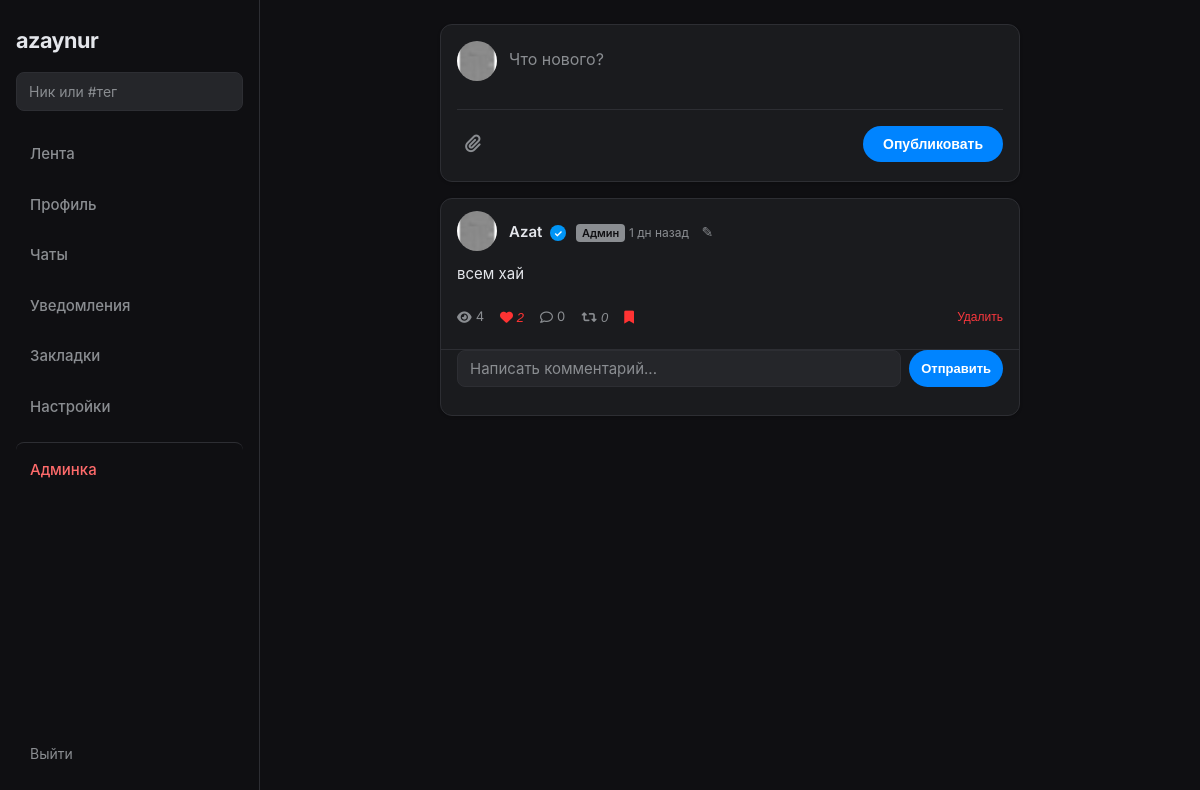
Page / (signed in) on the earlier database version.
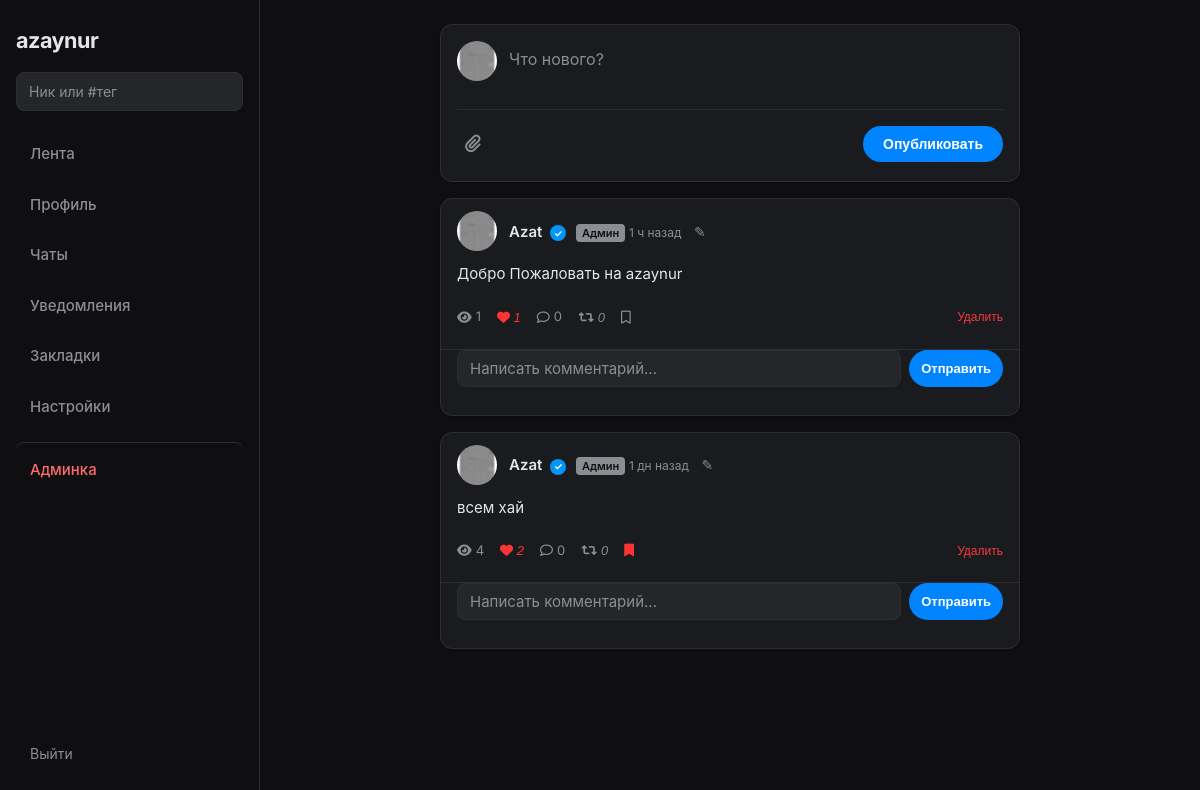
Same page on the later database version.
### app.py (models this page shows, shortened)
class User(UserMixin, db.Model):
    id = db.Column(db.Integer, primary_key=True)
    username = db.Column(db.String(80), unique=True, nullable=False)
    email = db.Column(db.String(120), unique=True, nullable=False)
    password = db.Column(db.String(128), nullable=False)
    avatar = db.Column(db.String(200), default='default.jpg')
    bio = db.Column(db.String(500), nullable=True)
    is_verified = db.Column(db.Boolean, default=False)
    verification_type = db.Column(db.String(20), nullable=True)  # gold, vip, exclusive
    custom_status = db.Column(db.String(100), nullable=True)
    is_admin = db.Column(db.Boolean, default=False)
    banned_until = db.Column(db.DateTime, nullable=True)
    last_seen = db.Column(db.DateTime, nullable=True)

class Post(db.Model):
    id = db.Column(db.Integer, primary_key=True)
    user_id = db.Column(db.Integer, db.ForeignKey('user.id'), nullable=False)
    body = db.Column(db.Text, nullable=False)
    image = db.Column(db.String(200), nullable=True)
    created_at = db.Column(db.DateTime, default=datetime.utcnow)
    edited_at = db.Column(db.DateTime, nullable=True)
    user = db.relationship('User', backref=db.backref('posts', lazy='dynamic'))
    def likes_count(self):
        return PostLike.query.filter_by(post_id=self.id).count()
    def comments_count(self):
        return Comment.query.filter_by(post_id=self.id).count()
    def reposts_count(self):
        return Repost.query.filter_by(post_id=self.id).count()
    def views_count(self):
        return PostView.query.filter_by(post_id=self.id).count()
    def ordered_comments(self):
        return self.comments.order_by(Comment.created_at.asc()).all()

### app.py (the view, shortened to what this page needs)
@app.route('/', methods=['GET', 'POST'])
@login_required
def index():
    blocked_ids = get_blocked_user_ids(current_user.id)
    all_posts = Post.query.order_by(Post.created_at.desc()).all()
    all_reposts = Repost.query.order_by(Repost.created_at.desc()).all()
    feed_items = []
    for p in all_posts:
        if p.user_id not in blocked_ids:
            feed_items.append(('post', p, None))
    for r in all_reposts:
        if r.user_id not in blocked_ids and r.post.user_id not in blocked_ids:
            feed_items.append(('repost', r.post, r))
    feed_items.sort(key=lambda x: x[1].created_at if x[0] == 'post' else x[2].created_at, reverse=True)
    for item in feed_items:
        p = item[1]
        if PostView.query.filter_by(post_id=p.id, user_id=current_user.id).first() is None:
            db.session.add(PostView(post_id=p.id, user_id=current_user.id))
    db.session.commit()
    post_ids = [item[1].id for item in feed_items]
    liked = {r.post_id for r in PostLike.query.filter(PostLike.post_id.in_(post_ids), PostLike.user_id == current_user.id).all()}
    reposted = {r.post_id for r in Repost.query.filter(Repost.post_id.in_(post_ids), Repost.user_id == current_user.id).all()}
    saved = {s.post_id for s in SavedPost.query.filter(SavedPost.post_id.in_(post_ids), SavedPost.user_id == current_user.id).all()} if post_ids else set()
    return render_template('index.html', feed_items=feed_items, liked=liked, reposted=reposted, saved=saved)

### app.py (called while the page is built)
@login_manager.user_loader
def load_user(user_id):
    return User.query.get(int(user_id))

@app.before_request
def update_last_seen():
    if current_user.is_authenticated:
        now = datetime.utcnow()
        if not current_user.last_seen or (now - current_user.last_seen).total_seconds() > 60:
            current_user.last_seen = now
            db.session.commit()

def get_blocked_user_ids(user_id):
    blocked_by_me = {b.blocked_id for b in Block.query.filter_by(blocker_id=user_id).all()}
    blocked_me = {b.blocker_id for b in Block.query.filter_by(blocked_id=user_id).all()}
    return blocked_by_me | blocked_me

def linkify_post(text):
    if not text:
        return Markup('')
    text = escape(text)
    def repl_hashtag(m):
        tag = m.group(1)
        return f'<a href="/tag/{quote(tag)}" class="hashtag">#{tag}</a>'
    text = re.sub(r'#([a-zA-Zа-яА-ЯёЁ0-9_]+)', repl_hashtag, text)
    text = re.sub(r'@([a-zA-Z0-9_]+)', r'<a href="/u/\1" class="mention">@\1</a>', text)
    return Markup(text)

@app.before_request
def check_banned():
    if current_user.is_authenticated and getattr(current_user, 'banned_until', None) and current_user.banned_until and current_user.banned_until > datetime.utcnow():
        from flask_login import logout_user
        logout_user()
        flash('Ваш аккаунт заблокирован. Ожидайте окончания блокировки.')
        return redirect(url_for('login'))

def time_ago(dt):
    if not dt:
        return ''
    delta = datetime.utcnow() - dt
    if delta.days > 365:
        return f'{delta.days // 365} г назад'
    if delta.days > 30:
        return f'{delta.days // 30} мес назад'
    if delta.days > 0:
        return f'{delta.days} дн назад'
    if delta.seconds >= 3600:
        return f'{delta.seconds // 3600} ч назад'
    if delta.seconds >= 60:
        return f'{delta.seconds // 60} мин назад'
    return 'только что'

@app.context_processor
def inject_globals():
    d = {'predefined_statuses': PREDEFINED_STATUSES}
    if current_user.is_authenticated:
        d['notifications_count'] = min(Notification.query.filter_by(user_id=current_user.id, read=False).count(), 99)
    else:
        d['notifications_count'] = 0
    return d

### templates/index.html (shortened to what this page needs)
{% extends "base.html" %}
{% block content %}
<div class="feed-card create-post">
    <form method="POST" action="{{ url_for('index') }}" enctype="multipart/form-data">
        <div class="post-input-row">
            <div class="mini-avatar">
                <img src="{{ url_for('static', filename='uploads/avatars/' + current_user.avatar) }}" alt="" onerror="this.src='https://ui-avatars.com/api/?name={{ current_user.username }}&size=40&background=25262a&color=8a8d91';">
            </div>
            <textarea name="body" placeholder="Что нового?" rows="2" required></textarea>
        </div>
        <div class="post-actions">
            <label class="icon-btn" title="Фото"><i class="fa-solid fa-paperclip"></i><input type="file" name="image" accept="image/*" class="post-file-input"></label>
            <button type="submit" class="btn-primary-blue">Опубликовать</button>
        </div>
    </form>
</div>
{% for item in feed_items %}
    {% if item[0] == 'repost' %}
    <div class="repost-wrapper">
        <span class="repost-label"><i class="fa-solid fa-retweet"></i> <a href="{{ url_for('profile', username=item[2].user.username) }}">{{ item[2].user.username }}</a> репостнул</span>
        {% set post = item[1] %}
        {% set show_comment_form = True %}
        {% include '_post_card.html' %}
    </div>
    {% else %}
    {% set post = item[1] %}
    {% set show_comment_form = True %}
    {% include '_post_card.html' %}
    {% endif %}
{% endfor %}
{% endblock %}

### templates/base.html (shortened to what this page needs)
<!DOCTYPE html>
<html lang="ru">
<head>
    <link rel="stylesheet" href="https://cdnjs.cloudflare.com/ajax/libs/font-awesome/6.0.0/css/all.min.css">
    <link rel="stylesheet" href="{{ url_for('static', filename='css/style.css') }}">
</head>
<body>
    <nav class="sidebar">
        <h2 class="logo">azaynur</h2>
        <form class="sidebar-search" action="{{ url_for('search') }}" method="GET">
            <input type="search" name="q" placeholder="Ник или #тег" value="">
        </form>
        <div class="nav-links">
            <a href="{{ url_for('index') }}" class="nav-item">Лента</a>
            <a href="{{ url_for('profile', username=current_user.username) }}" class="nav-item">Профиль</a>
            <a href="{{ url_for('chats') }}" class="nav-item">Чаты</a>
            <a href="{{ url_for('notifications') }}" class="nav-item nav-notifications">
                Уведомления
            </a>
            <a href="{{ url_for('saved') }}" class="nav-item">Закладки</a>
            <a href="{{ url_for('settings') }}" class="nav-item">Настройки</a>
            {% if current_user.is_admin %}
                <a href="{{ url_for('admin_panel') }}" class="nav-item admin-link">Админка</a>
            {% endif %}
        </div>
        <a href="{{ url_for('logout') }}" class="logout-link">Выйти</a>
    </nav>
    <main class="main-content">
        <div class="feed-container">
            {% block content %}{% endblock %}
        </div>
    </main>
</body>
</html>

### templates/_post_card.html (shortened to what this page needs)
{% set _saved = saved if saved is defined else [] %}
{% set _liked = liked if liked is defined else [] %}
{% set _reposted = reposted if reposted is defined else [] %}
<article class="feed-card post-card" data-post-id="{{ post.id }}">
    <div class="post-header">
        <a href="{{ url_for('profile', username=post.user.username) }}" class="mini-avatar">
            <img src="{{ url_for('static', filename='uploads/avatars/' + post.user.avatar) }}" alt="" onerror="this.src='https://ui-avatars.com/api/?name={{ post.user.username }}&size=40&background=25262a&color=8a8d91';">
        </a>
        <div class="post-user-info">
            <a href="{{ url_for('profile', username=post.user.username) }}" class="user-name">
                {{ post.user.username }}
                {% if post.user.is_verified %}
                    {% if post.user.verification_type == 'vip' %}<span class="badge badge-vip"></span>{% endif %}
                {% endif %}
                {% if post.user.is_admin %}<span class="badge-admin">Админ</span>{% endif %}
            </a>
            <span class="post-time" title="{{ post.created_at.strftime('%d.%m.%Y %H:%M') if post.created_at else '' }}">{{ post.created_at|time_ago }}{% if post.edited_at %} · ред. {{ post.edited_at|time_ago }}{% endif %}</span>
            {% if current_user.id == post.user_id %}<a href="{{ url_for('edit_post', post_id=post.id) }}" class="btn-edit-post" title="Редактировать">✎</a>{% endif %}
        </div>
    </div>
    <p class="post-text">{{ post.body|linkify }}</p>
    <div class="post-stats">
        <span class="stat-views" title="Просмотры"><i class="fa-solid fa-eye"></i> {{ post.views_count() }}</span>
        <span class="stat-likes"><button type="button" class="btn-stat like-btn {% if post.id in _liked %}active{% endif %}" data-post-id="{{ post.id }}" title="Нравится"><i class="fa-{% if post.id in _liked %}solid{% else %}regular{% endif %} fa-heart"></i> <em class="like-count">{{ post.likes_count() }}</em></button></span>
        <span class="stat-comments"><i class="fa-regular fa-comment"></i> {{ post.comments_count() }}</span>
        <span class="stat-reposts"><button type="button" class="btn-stat repost-btn {% if post.id in _reposted %}active{% endif %}" data-post-id="{{ post.id }}" title="Репост"><i class="fa-solid fa-retweet"></i> <em class="repost-count">{{ post.reposts_count() }}</em></button></span>
        <span class="stat-save"><button type="button" class="btn-stat save-btn {% if post.id in _saved %}active{% endif %}" data-post-id="{{ post.id }}" title="Сохранить"><i class="fa-{% if post.id in _saved %}solid{% else %}regular{% endif %} fa-bookmark"></i></button></span>
        {% if current_user.id == post.user_id or current_user.is_admin %}
        <span class="stat-delete">
            <form method="POST" action="{{ url_for('delete_post', post_id=post.id) }}" class="delete-post-form" onsubmit="return confirm('Удалить пост?');" style="display:inline;">
                <button type="submit" class="btn-stat btn-delete" title="Удалить">Удалить</button>
            </form>
        </span>
        {% endif %}
    </div>
    {% if show_comment_form|default(True) %}
    <div class="post-comments">
        <form class="comment-form" method="POST" action="{{ url_for('post_comment', post_id=post.id) }}">
            <input type="text" name="body" placeholder="Написать комментарий..." required maxlength="500">
            <button type="submit" class="btn-primary btn-sm">Отправить</button>
        </form>
    </div>
    {% endif %}
</article>

Differences in the rows shown:
added Post: avatar (picture), {{ post.user.username }} "Azat", created_at "1 ч назад", body|linkify "Добро Пожаловать на azaynur", views_count "1", likes_count "1", comments_count "0", reposts_count "0"
